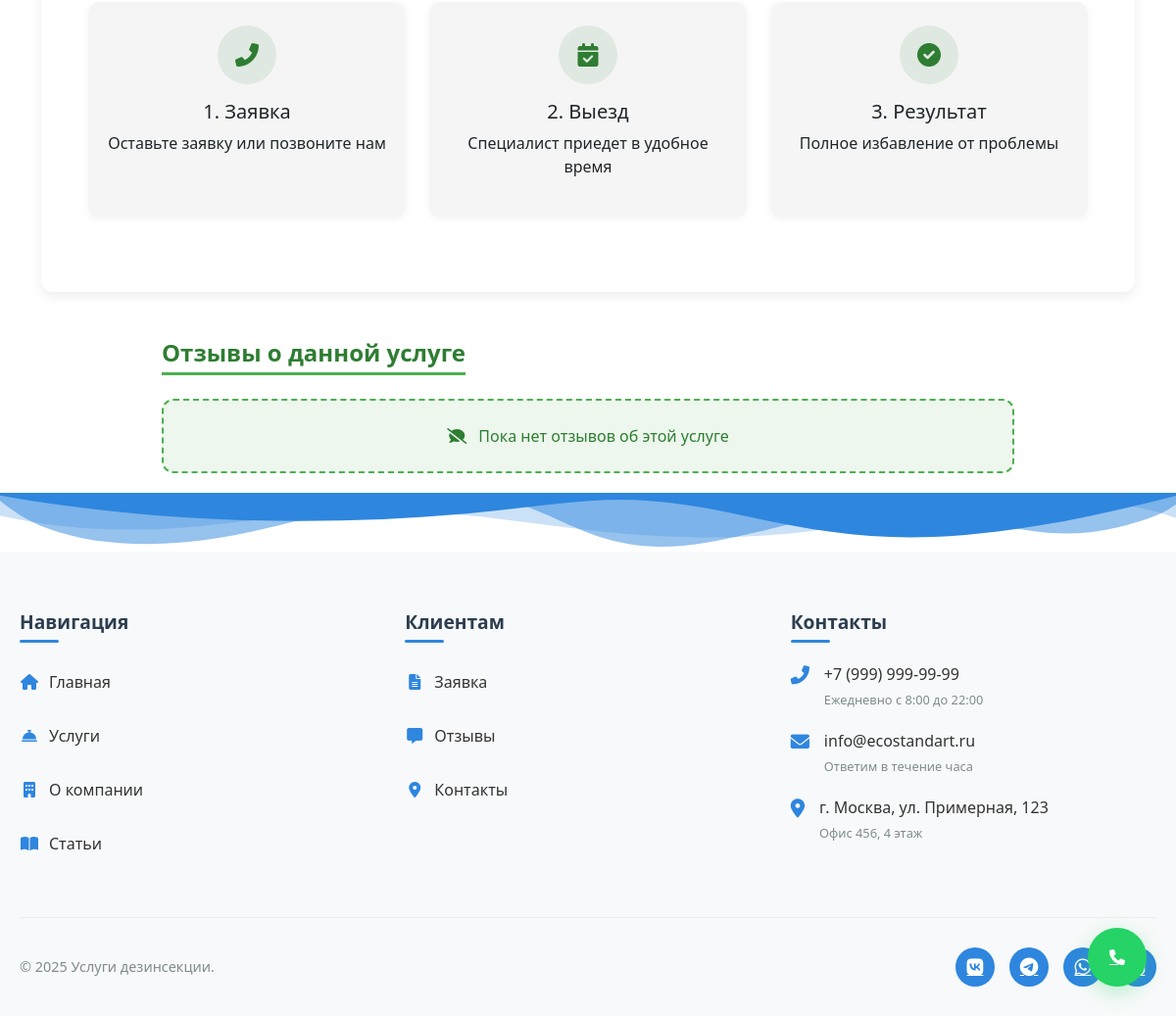
The app's page /accounts/services/1/ (lower part), older data.
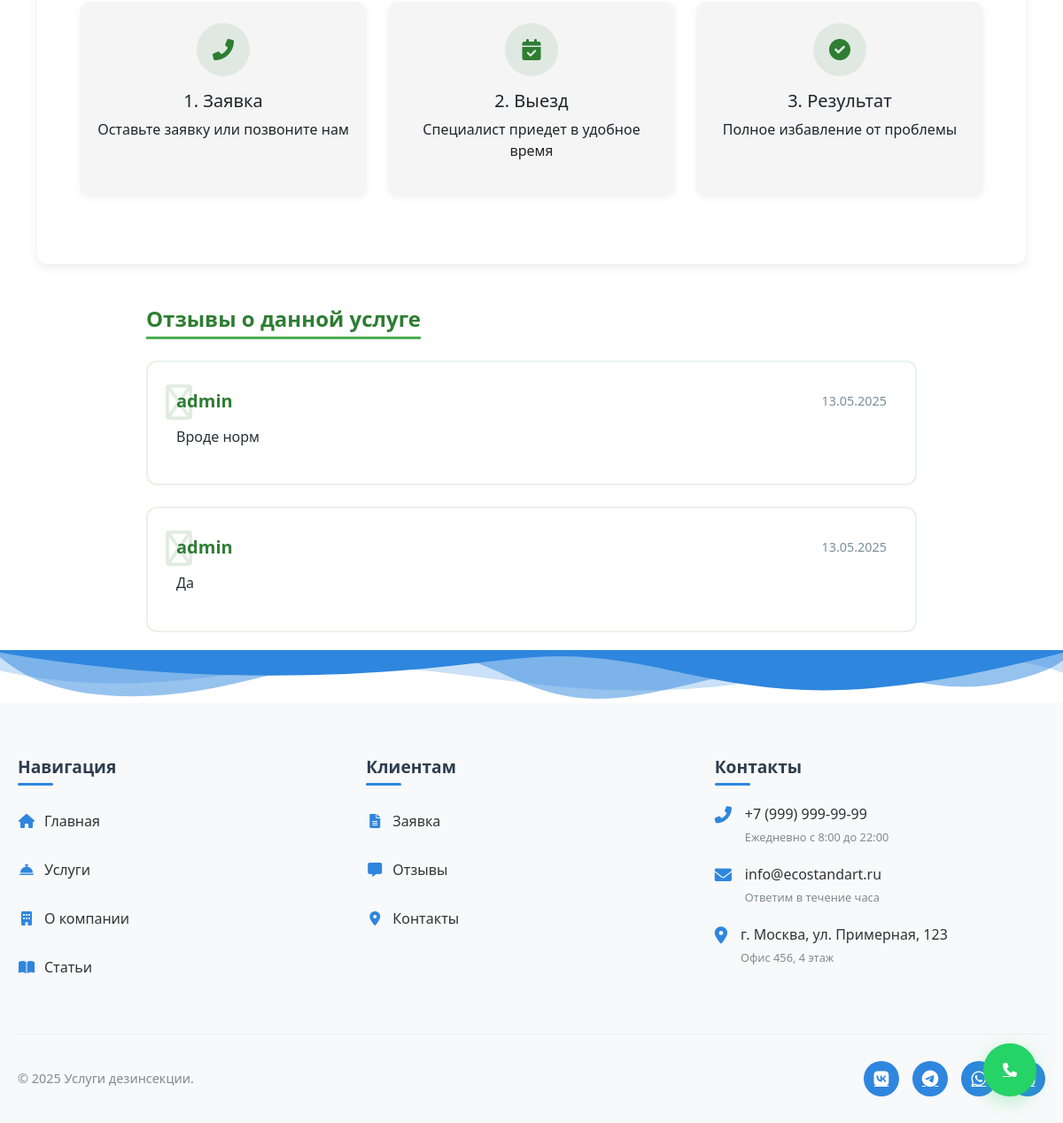
The same page, newer data.
### accounts/models.py (models this page shows, shortened)
class Review(models.Model):
    service = models.ForeignKey(Service, on_delete=models.CASCADE, null=True, blank=True, related_name='reviews')
    user = models.ForeignKey(User, on_delete=models.CASCADE, related_name='reviews')
    name = models.CharField(max_length=100, verbose_name="Имя")
    text = models.TextField(verbose_name="Текст отзыва")
    created_at = models.DateTimeField(auto_now_add=True, verbose_name="Дата создания")

### accounts/views.py (the view)
# urls.py: path('services/<int:pk>/', views.service_detail, name='service_detail'),
def service_detail(request, pk):
    service = get_object_or_404(Service, pk=pk)
    return render(request, 'accounts/service_detail.html', {'service': service})

### templates/accounts/service_detail.html (shortened to what this page needs)
{% load static %}
<!DOCTYPE html>
<html lang="ru">
<head>
    <link href="https://cdn.jsdelivr.net/npm/bootstrap@5.3.2/dist/css/bootstrap.min.css" rel="stylesheet" />
    <link rel="stylesheet" href="https://cdnjs.cloudflare.com/ajax/libs/font-awesome/6.4.2/css/all.min.css" />
</head>
<body>
{% include 'includes/navbar.html' %}
<div class="container mb-5 main-content">
    <div class="card-service p-4 p-md-5">
        <div class="row g-4 mb-4">
            <div class="col-md-4">
                <div class="work-step">
                    <div class="work-step-icon">
                        <i class="fas fa-phone-alt"></i>
                    </div>
                    <h5 class="work-step-title">1. Заявка</h5>
                    <p class="work-step-desc">Оставьте заявку или позвоните нам</p>
                </div>
            </div>
            <div class="col-md-4">
                <div class="work-step">
                    <div class="work-step-icon">
                        <i class="fas fa-calendar-check"></i>
                    </div>
                    <h5 class="work-step-title">2. Выезд</h5>
                    <p class="work-step-desc">Специалист приедет в удобное время</p>
                </div>
            </div>
            <div class="col-md-4">
                <div class="work-step">
                    <div class="work-step-icon">
                        <i class="fas fa-check-circle"></i>
                    </div>
                    <h5 class="work-step-title">3. Результат</h5>
                    <p class="work-step-desc">Полное избавление от проблемы</p>
                </div>
            </div>
        </div>
    </div>
</div>
<div class="reviews-section">
    <h4 class="section-header">Отзывы о данной услуге</h4>
    <div class="row g-4">
        {% if service.reviews.all %}
            {% for review in service.reviews.all %}
                <div class="col-12">
                    <div class="review-card">
                        <div class="review-content">
                            <div class="review-header">
                                <h5 class="review-author">{{ review.name }}</h5>
                                <span class="review-date">{{ review.created_at|date:"d.m.Y" }}</span>
                            </div>
                            <p class="review-text">{{ review.text }}</p>
                        </div>
                    </div>
                </div>
            {% endfor %}
        {% else %}
            <div class="col-12">
                <div class="no-reviews-alert">
                    <i class="fas fa-comment-slash me-2"></i>
                    Пока нет отзывов об этой услуге
                </div>
            </div>
        {% endif %}
    </div>
</div>
{% include 'includes/footer.html' %}
{% include 'includes/base.html' %}
</body>
</html>

Row changes from the older to the newer data that the page shows:
added Review: name "admin", created_at "13.05.2025", text "Вроде норм"
added Review: name "admin", created_at "13.05.2025", text "Да"
Text that changed along with them:
text no longer shown: "Пока нет отзывов об этой услуге"
